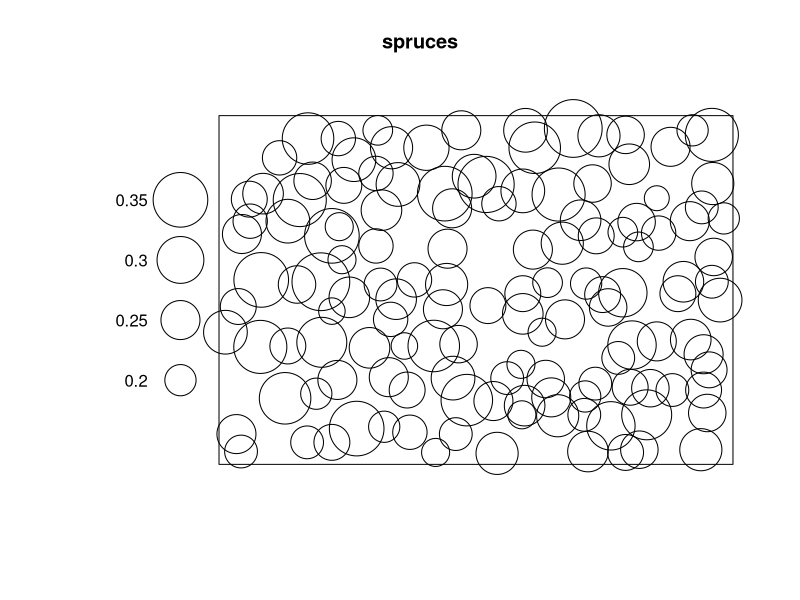
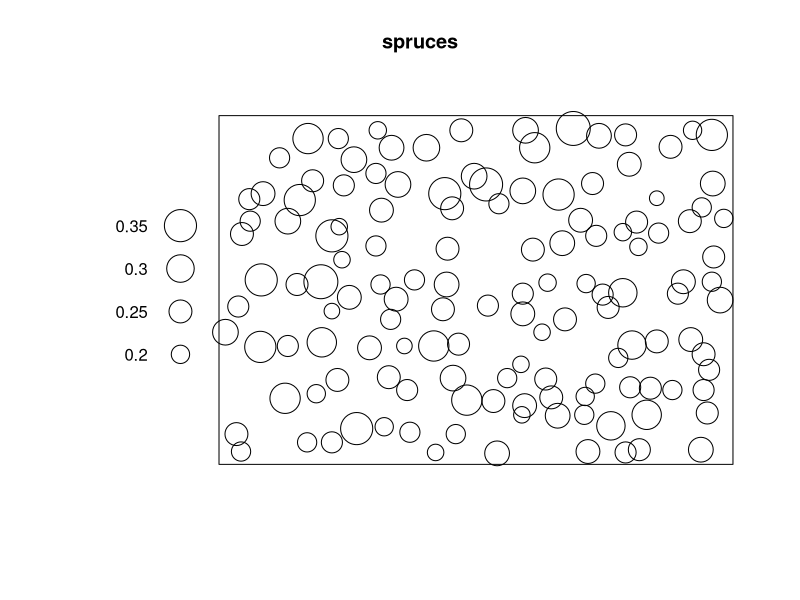
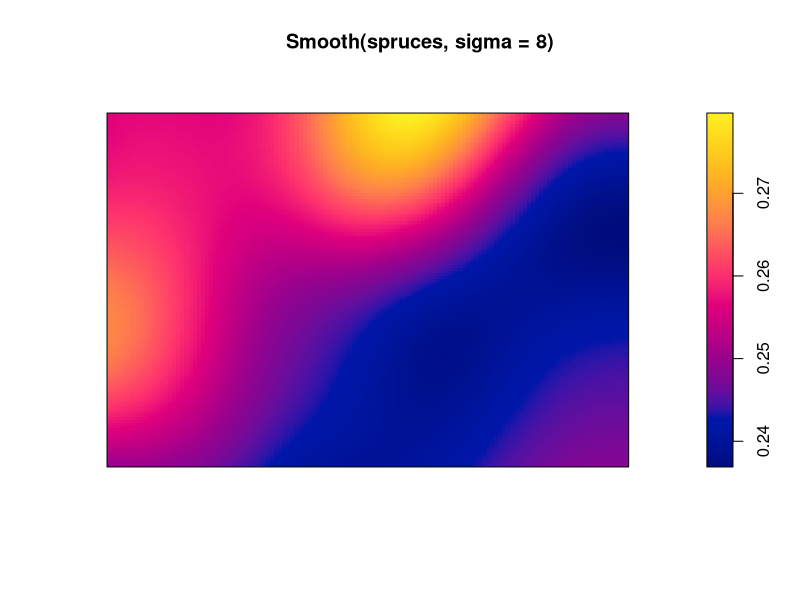
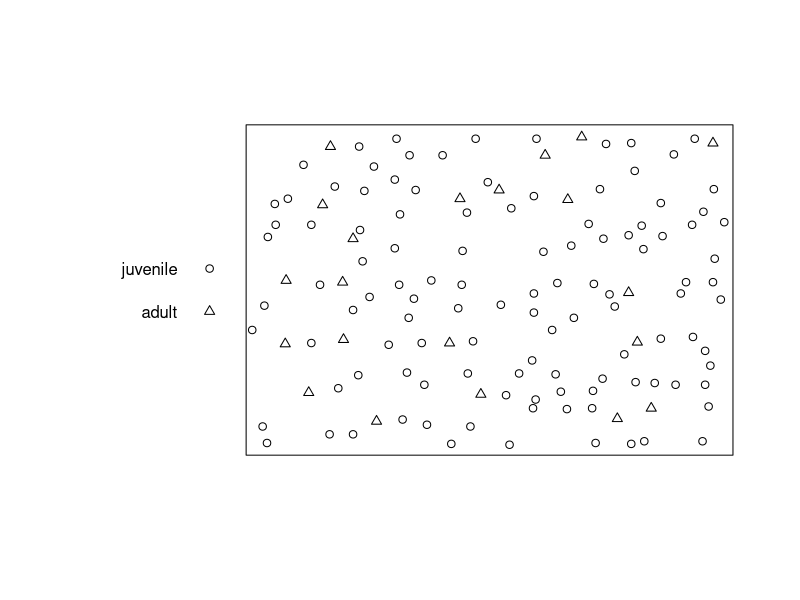
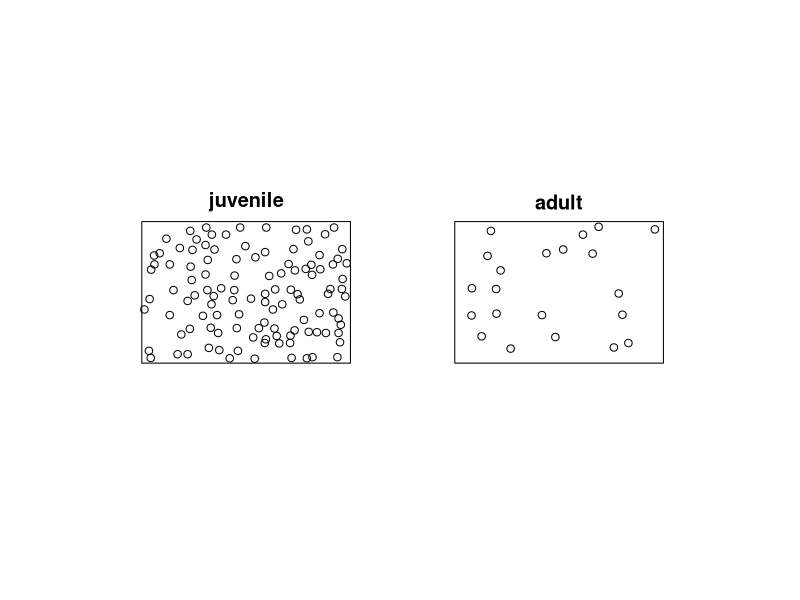
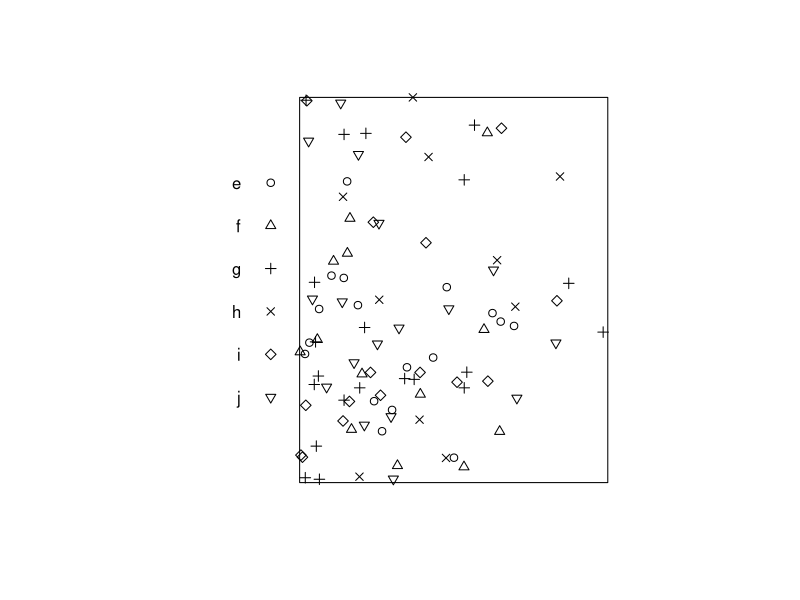
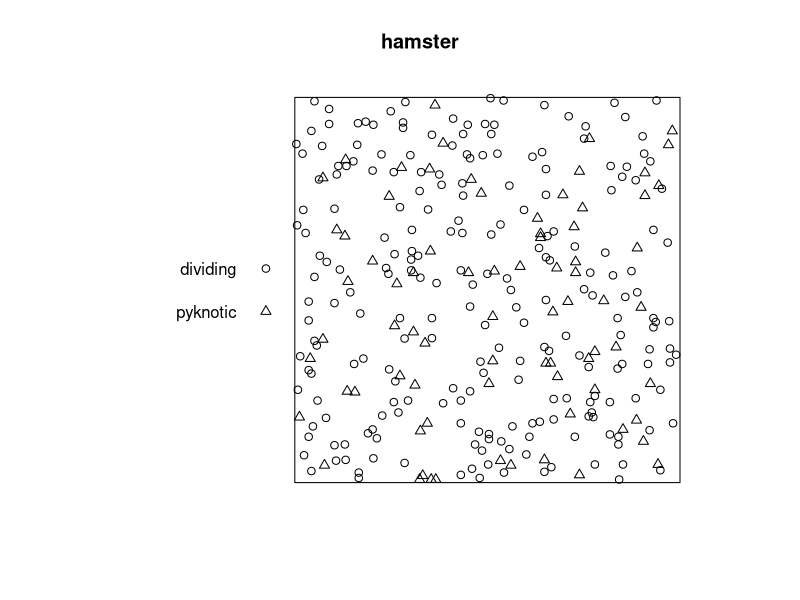
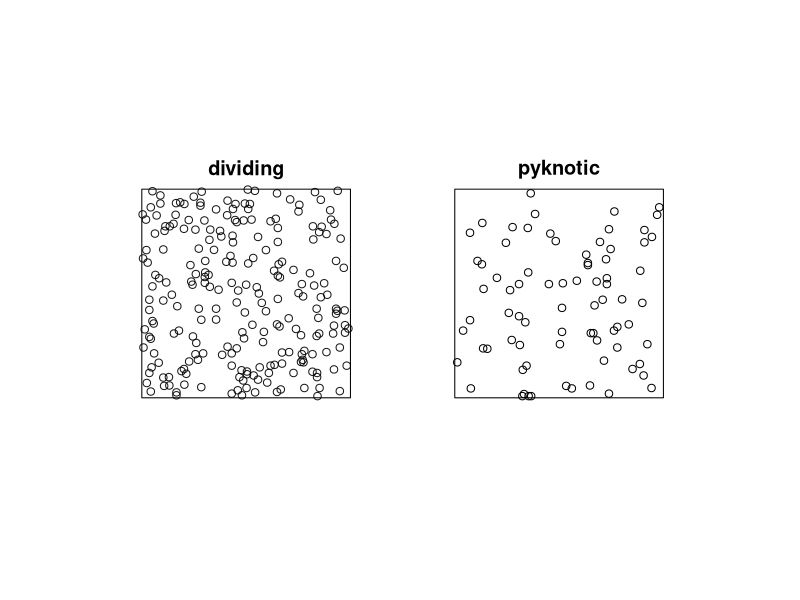

Write R code to recreate these figures, in order.
## ---- chunk 1
# This option turns evaluation of R code off in this document. Remove it
# if you use it as a template for solving the lab exercise.
knitr::opts_chunk$set(eval = TRUE)
## ---- chunk 2
library(spatstat)
## ---- chunk 3
    plot(spruces)
## ---- chunk 4
    plot(spruces, markscale = 10)
## ---- chunk 5
    plot(Smooth(spruces, sigma = 8))
## ---- chunk 6
    cutspruces <- cut(spruces, breaks = c(0,0.3,0.4), labels = c("juvenile", "adult"))
    plot(cutspruces, main = "")
    plot(split(cutspruces), main = "")
## ---- chunk 7
    dat <- read.table(file = "../Data/anthills.txt", header = TRUE)
## ---- chunk 8
    hills <- with(dat, ppp(x, y, xrange = c(0, 1200), yrange = c(0, 1500),
                           marks = status, units=c("metre", "metres")))
## ---- chunk 9
    plot(hills, main = "")
## ---- chunk 10
    plot(hamster)
## ---- chunk 11
    plot(split(hamster), main = "")
## ---- chunk 12
    plot(density(split(hamster)), main = "")
## ---- chunk 13
    plot(relrisk(hamster, hmax = 1, relative = TRUE, control = "dividing"))
## ---- chunk 14
    X <- rmpoispp(21, win=square(1), types=c("yes", "no"))
    summary(X)
    plot(X, main = "")
## ---- chunk 15
    fun <- function(x,y,m) { 40 * (x+y) }
    X <- rmpoispp(fun, types=letters[24:26])
    fun2 <- function(x,y,m) { ifelse(m == "yes", 100 * x, 50 * (1-x)) }
    X2 <- rmpoispp(fun2, types=c("yes", "no"))
## ---- chunk 16
    summary(ants)
    lam <- intensity(ants)
## ---- chunk 17
    rmpoispp(lam, win = Window(ants), types = names(lam))
## ---- chunk 18
    rmpoispp(lam, win = Window(ants))
## ---- chunk 19
    simants <- rmpoispp(lam, win = Window(ants), types = names(lam), nsim = 11)
## ---- chunk 20
    simants[[12]] <- ants
## ---- chunk 21
    plot(simants, legend = FALSE, main = "")
## ---- chunk 22
    fit1 <- ppm(ants ~ marks)
## ---- chunk 23
    exp(coef(fit1)[1])
    exp(coef(fit1)[1] + coef(fit1)[2])
## ---- chunk 24
    summary(ants)
## ---- chunk 25
    fit2 <- ppm(ants ~ marks + x)
    (co <- coef(fit2))
## ---- chunk 26
    fit3 <- ppm(ants ~ marks * x)
    (co <- coef(fit3))
## ---- chunk 27
    pred <- c(predict(fit1), predict(fit2), predict(fit3))
    plot(as.solist(pred), ncols = 2, main = "")
## ---- chunk 28
fs <- function(x,y) {
  ends <- ants.extra$fieldscrub
  angle <- atan(diff(ends$y)/diff(ends$x))
  normal <- angle + pi/2
  project <- (x - ends$x[1]) * cos(normal) + (y - ends$y[1]) * sin(normal)
  factor(ifelse(project > 0, "scrub", "field"))
}
## ---- chunk 29
fit1 <- ppm(ants ~ marks + side, data = list(side=fs))
fit2 <- ppm(ants ~ marks * side, data = list(side=fs))
